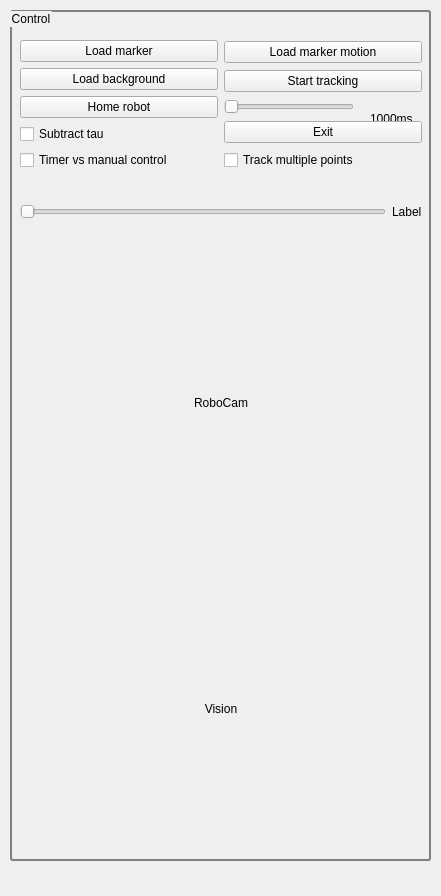
<?xml version="1.0" encoding="UTF-8"?>
<ui version="4.0">
 <class>SamplePlugin</class>
 <widget class="QDockWidget" name="SamplePlugin">
  <property name="geometry">
   <rect>
    <x>0</x>
    <y>0</y>
    <width>441</width>
    <height>896</height>
   </rect>
  </property>
  <property name="windowTitle">
   <string>Final project - By Mathias and Yonas</string>
  </property>
  <widget class="QWidget" name="dockWidgetContents">
   <widget class="QGroupBox" name="groupBox">
    <property name="geometry">
     <rect>
      <x>10</x>
      <y>10</y>
      <width>421</width>
      <height>851</height>
     </rect>
    </property>
    <property name="styleSheet">
     <string notr="true">QGroupBox { 
     border: 2px solid gray; 
     border-radius: 3px; 
 } </string>
    </property>
    <property name="title">
     <string>Control</string>
    </property>
    <property name="checkable">
     <bool>false</bool>
    </property>
    <widget class="QLabel" name="_txtDeltat">
     <property name="geometry">
      <rect>
       <x>360</x>
       <y>100</y>
       <width>66</width>
       <height>17</height>
      </rect>
     </property>
     <property name="text">
      <string>1000ms</string>
     </property>
    </widget>
    <widget class="QWidget" name="verticalLayoutWidget">
     <property name="geometry">
      <rect>
       <x>10</x>
       <y>30</y>
       <width>402</width>
       <height>819</height>
      </rect>
     </property>
     <layout class="QVBoxLayout" name="verticalLayout">
      <item>
       <layout class="QHBoxLayout" name="horizontalLayout_2">
        <item>
         <layout class="QVBoxLayout" name="verticalLayout_2">
          <item>
           <widget class="QPushButton" name="_btnLoadMarker">
            <property name="text">
             <string>Load marker</string>
            </property>
           </widget>
          </item>
          <item>
           <widget class="QPushButton" name="_btnLoadBgr">
            <property name="text">
             <string>Load background</string>
            </property>
           </widget>
          </item>
          <item>
           <widget class="QPushButton" name="_btnMoveRobot">
            <property name="text">
             <string>Home robot</string>
            </property>
           </widget>
          </item>
          <item>
           <widget class="QCheckBox" name="_checkTau">
            <property name="text">
             <string>Subtract tau</string>
            </property>
           </widget>
          </item>
         </layout>
        </item>
        <item>
         <layout class="QVBoxLayout" name="verticalLayout_6">
          <item>
           <widget class="QPushButton" name="_btnLoadMotion">
            <property name="text">
             <string>Load marker motion</string>
            </property>
           </widget>
          </item>
          <item>
           <widget class="QPushButton" name="_btnTracking">
            <property name="text">
             <string>Start tracking</string>
            </property>
           </widget>
          </item>
          <item>
           <widget class="QSlider" name="_sliderDeltat">
            <property name="sizePolicy">
             <sizepolicy hsizetype="Minimum" vsizetype="Fixed">
              <horstretch>0</horstretch>
              <verstretch>0</verstretch>
             </sizepolicy>
            </property>
            <property name="maximumSize">
             <size>
              <width>130</width>
              <height>16777215</height>
             </size>
            </property>
            <property name="minimum">
             <number>50</number>
            </property>
            <property name="maximum">
             <number>1000</number>
            </property>
            <property name="singleStep">
             <number>50</number>
            </property>
            <property name="pageStep">
             <number>100</number>
            </property>
            <property name="orientation">
             <enum>Qt::Horizontal</enum>
            </property>
            <property name="tickInterval">
             <number>50</number>
            </property>
           </widget>
          </item>
          <item>
           <widget class="QPushButton" name="_btnExit">
            <property name="text">
             <string>Exit</string>
            </property>
           </widget>
          </item>
         </layout>
        </item>
       </layout>
      </item>
      <item>
       <layout class="QHBoxLayout" name="horizontalLayout_3">
        <item>
         <widget class="QCheckBox" name="_checkTimerManual">
          <property name="layoutDirection">
           <enum>Qt::LeftToRight</enum>
          </property>
          <property name="text">
           <string>Timer vs manual control</string>
          </property>
         </widget>
        </item>
        <item>
         <widget class="QCheckBox" name="_check1_3track">
          <property name="text">
           <string>Track multiple points</string>
          </property>
         </widget>
        </item>
       </layout>
      </item>
      <item>
       <layout class="QHBoxLayout" name="horizontalLayout">
        <item>
         <widget class="QSlider" name="_sliderMotionIndex">
          <property name="orientation">
           <enum>Qt::Horizontal</enum>
          </property>
         </widget>
        </item>
        <item>
         <widget class="QLabel" name="_txtMotionIndex">
          <property name="text">
           <string>Label</string>
          </property>
         </widget>
        </item>
       </layout>
      </item>
      <item alignment="Qt::AlignHCenter">
       <widget class="QLabel" name="_image">
        <property name="sizePolicy">
         <sizepolicy hsizetype="Maximum" vsizetype="Maximum">
          <horstretch>0</horstretch>
          <verstretch>0</verstretch>
         </sizepolicy>
        </property>
        <property name="minimumSize">
         <size>
          <width>400</width>
          <height>300</height>
         </size>
        </property>
        <property name="text">
         <string>RoboCam</string>
        </property>
        <property name="alignment">
         <set>Qt::AlignCenter</set>
        </property>
       </widget>
      </item>
      <item alignment="Qt::AlignHCenter">
       <widget class="QLabel" name="_imageVision">
        <property name="sizePolicy">
         <sizepolicy hsizetype="Maximum" vsizetype="Maximum">
          <horstretch>0</horstretch>
          <verstretch>0</verstretch>
         </sizepolicy>
        </property>
        <property name="minimumSize">
         <size>
          <width>400</width>
          <height>300</height>
         </size>
        </property>
        <property name="maximumSize">
         <size>
          <width>300</width>
          <height>300</height>
         </size>
        </property>
        <property name="text">
         <string>Vision</string>
        </property>
        <property name="alignment">
         <set>Qt::AlignCenter</set>
        </property>
       </widget>
      </item>
     </layout>
    </widget>
   </widget>
  </widget>
 </widget>
 <resources/>
 <connections/>
</ui>
